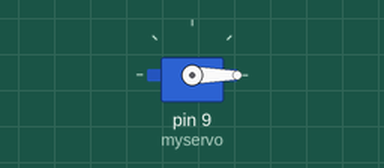
A sketch run on a simulated Arduino Uno, built with avr-gcc and run on an emulated ATmega328P. Parts: servo.

Above: at 0.05 s.
At 3.0 s:
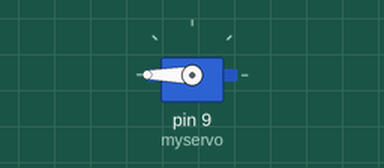
Timing chart, 0 to 5.2 s (numbered marks = the images above):
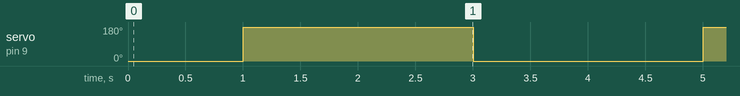

Measured:
- by itself, servo on pin 9 (myservo): alternates 180° for 2.0 s and 0° for 2.0 s

The sketch:

motor3.ino
```cpp
#include <Servo.h>
Servo myservo;

int pos = 0;

void setup() {
  // put your setup code here, to run once:
 myservo.attach(9);
}

void loop() {
  // put your main code here, to run repeatedly:
  for (pos = 0; pos <= 180; pos +=180){
    myservo.write(pos);
    delay(1000);
  }
  for (pos = 180; pos >=0; pos -= 180){
    myservo.write(pos);
    delay(1000);
  }
}
```
